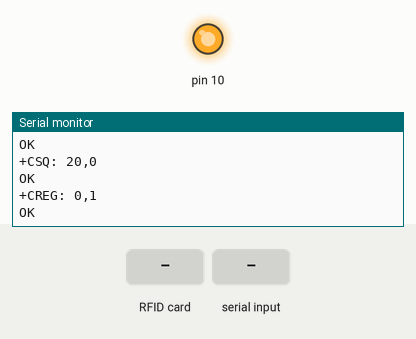
Bench run of a sketch on a simulated Arduino Uno, built with avr-gcc and run on an emulated ATmega328P. Shown: output pins drawn as LEDs (lit = HIGH), the last lines printed to the serial monitor. The test bench sets the inputs (shaded band). The modem accepts every AT command (registered, SIM ready, sends succeed) and sends nothing else.

Above: at 5.2 s.
5.3 s: RFID card 5E 7A 19 C4 held to the reader
At 7.0 s:
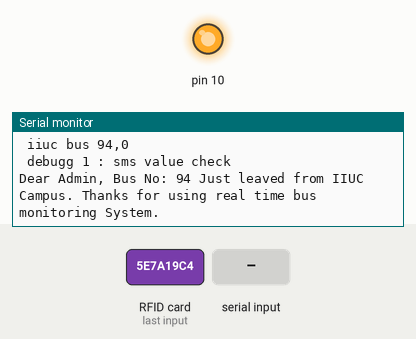
7.6 s: "C\n" received over the second serial link
At 9.2 s:
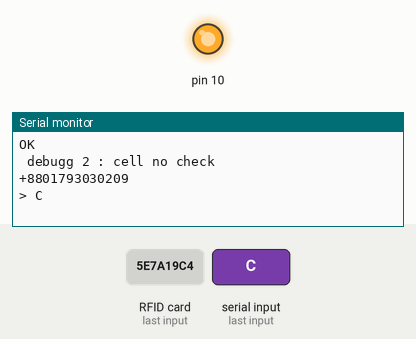

The sketch:

gsmtomesseage.ino
```cpp
#include <RFID.h>
#include <SPI.h>


#include <SoftwareSerial.h>

/*
PINOUT:
RC522 MODULE    Uno/Nano     MEGA
SDA             D10          D9
SCK             D13          D52
MOSI            D11          D51
MISO            D12          D50
IRQ             N/A          N/A
GND             GND          GND
RST             D9           D8
3.3V            3.3V         3.3V
*/
/* Include the standard Arduino SPI library */


/* Define the DIO used for the SDA (SS) and RST (reset) pins. */
#define SDA_DIO 9
#define RESET_DIO 8

/* Create an instance of the RFID library */
RFID RC522(SDA_DIO, RESET_DIO);
int reader=0;
String x[3]={};

//For connecting with wemos uncomment the For Wemos lines, comment the For Arduino lines
//SoftwareSerial gsm(D7, D8, false, 256); // Rx, Tx //For Wemos
SoftwareSerial gsm(6, 7); //Rx, Tx //For Arduino

String sms, cellno = "+8801793030209"; // USE INTERNATIONAL FORMAT CODE FOR MOBILE NUMBERS


char RcvdMsg[200] = " ", MsgMob[15], MsgTxt[200]=" ";
int RcvdCheck = 0, RcvdConf = 0, aindex = 0, RcvdEnd = 0, MsgLength = 0;
boolean flag=false;

void setup()
{
  Serial.begin(9600);

  /* Enable the SPI interface */
  SPI.begin();
  /* Initialise the RFID reader */
  RC522.init();

  //Serial.begin(115200); //For Wemos
  //gsm.begin(115200); //For Wemos
  gsm.begin(9600); //For Arduino
  delay(1000);
  gsm.println("AT"); //ping the module to see if its up!
  ShowSerialData();
  gsm.println("AT+CSQ");  //Signal Quality Report
  ShowSerialData();
  gsm.println("AT+CREG?");  //Attach or Detach  from Gprs Service
  ShowSerialData();
}

void loop()
{
  /* Temporary loop counter */
  byte i;

  /* Has a card been detected? */
  if (RC522.isCard())
  {
    /* If so then get its serial number */
    RC522.readCardSerial();

    int x = RC522.serNum[0];
    String y = String(x);
    String sms = String("Dear Admin, Bus No: "+ y + " Just leaved from IIUC Campus. Thanks for using real time bus monitoring System.");
    /* Output the serial number to the UART */

   /*
    int x[200];
    for(i = 0; i <= 2; i++)
    {
      Serial.println(RC522.serNum[i],DEC);
      x[i]=RC522.serNum[i];
      //Serial.print(RC522.serNum[i],HEX);
    }*/

    Serial.print(" iiuc bus ");
    Serial.print(x);
    Serial.print(",");
    Serial.print(reader++);
    Serial.println();
    SendMessage(sms);
    delay(2000);
   }
  delay(1000);
}

void SendMessage(String sms){

  Serial.println(" debugg 1 : sms value check    ");
  Serial.println(sms);

  gsm.println("AT+CMGF=1");    //Sets the GSM Module in Text Mode
  ShowSerialData();
  gsm.print("AT+CMGS=\"");
  gsm.print(cellno);

  Serial.println(" debugg 2 : cell no check    ");
  Serial.println(cellno);

  gsm.println("\"\r");
  ShowSerialData();
  gsm.println(sms);// The SMS text you want to send
  delay(100);
  gsm.println((char)26);// ASCII code of CTRL+Z
  ShowSerialData();
  gsm.println("AT+CMGF=0");    //Sets the GSM Module in PDU Mode
  ShowSerialData();
  Serial.println("SMS sent");
}

void ShowSerialData(){ //Show serial data
  delay(1000);
  while(gsm.available()!=0)
    Serial.write(gsm.read());
    //Serial.println();
}


void ReceSMS(){
  //boolean flag=false;
  if(gsm.available()){
    char data = gsm.read();
    if(data == '+'){
      RcvdCheck = 1;
    }
    if((data == 'C') && (RcvdCheck == 1)){
      RcvdCheck = 2;
    }
    if((data == 'M') && (RcvdCheck == 2)){
      RcvdCheck = 3;
    }
    if((data == 'T') && (RcvdCheck == 3)){
      RcvdCheck = 4;
    }
    if(RcvdCheck == 4){
      aindex = 0;
      RcvdConf = 1;
      RcvdCheck = 0;
      flag=true;
    }
    if(RcvdConf == 1){
      if(data == '\n'){
        RcvdEnd++;
      }
      if(RcvdEnd == 3){
      RcvdEnd = 0;
      }
      RcvdMsg[aindex] = data;
      aindex++;
      if(RcvdEnd == 2){
        RcvdConf = 0;
        MsgLength = aindex-2;
      }
      if(RcvdConf == 0){
        Serial.print("Mobile Number is: ");
        for(int x = 4;x <17;x++){
          MsgMob[x-4] = RcvdMsg[x];
          Serial.print(MsgMob[x-4]);
        }
        Serial.println();
        Serial.print("Message Text: ");
        for(int x = 46;x <MsgLength;x++){
          MsgTxt[x-46] = RcvdMsg[x];
        }
        for (int i=0;i<200;i++){
          Serial.print(MsgTxt[i]);
        }
        Serial.println();
      }
    }
  }
  //return flag;
}
```

Measured:
- after the input at 5.3 s, the serial monitor: prints a new line after 0.83 s (image 1)
- after the input at 7.6 s, the serial monitor: prints a new line after 0.66 s (image 2)
